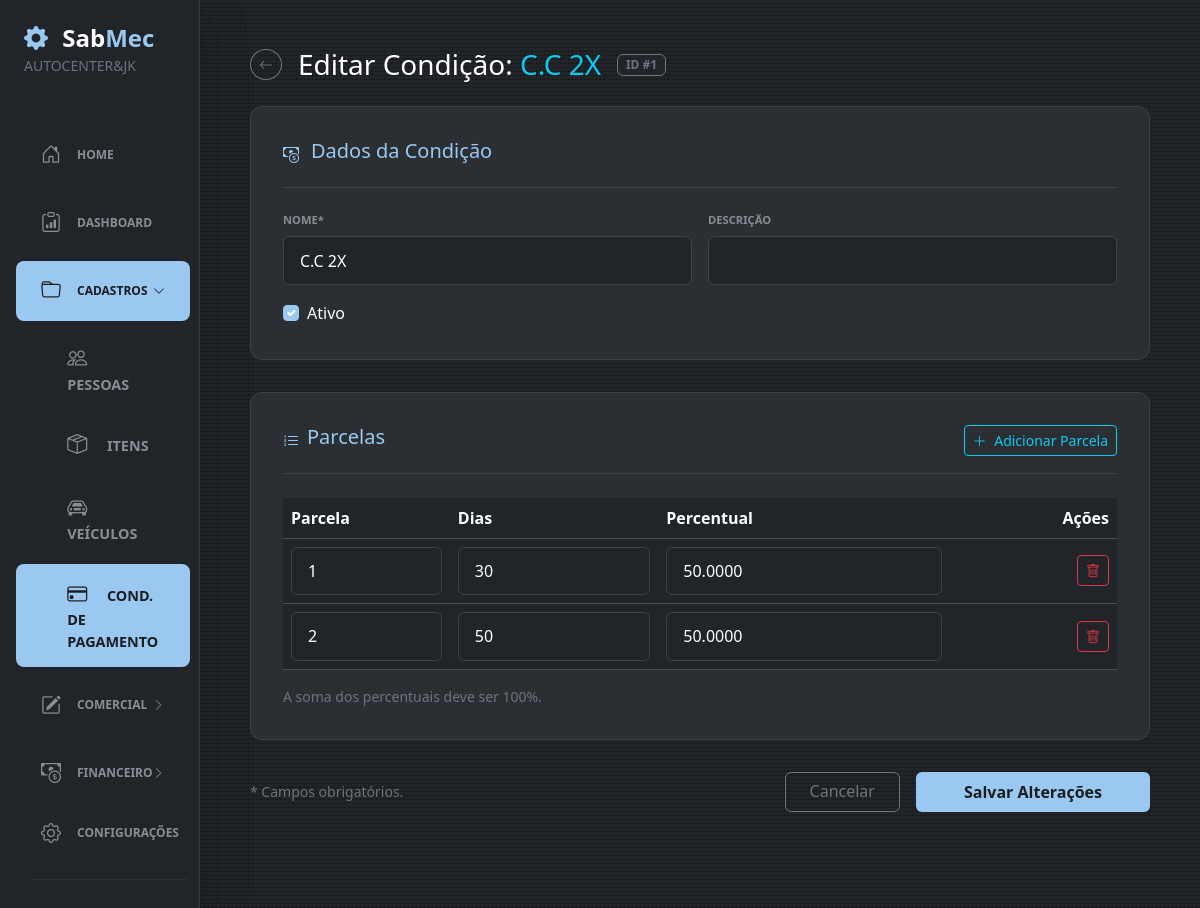
The page /condicao/1/editar (signed in) on the database its author committed.
### sabmec/models/pessoas.py (models this page shows)
class Pessoa(db.Model):
    __tablename__ = "pessoas"
    id = db.Column(db.Integer, primary_key=True)
    nome = db.Column(db.String(150), nullable=False)
    nome_fantasia = db.Column(db.String(150))
    documento_fiscal = db.Column(db.String)
    ie_rg = db.Column(db.String)
    entidade = db.Column(db.Enum('PF', 'PJ', name='entidade_enum'), nullable=False)
    ativo = db.Column(db.Boolean, default=True)
    eh_cliente = db.Column(db.Boolean)
    eh_usuario = db.Column(db.Boolean)
    eh_fornecedor = db.Column(db.Boolean)
    cliente = db.relationship("PessoaCliente", back_populates="pessoa", uselist=False)
    contatos = db.relationship("PessoaContato", back_populates="pessoa", cascade="all, delete-orphan")
    usuario = db.relationship("PessoaUsuario", back_populates="pessoa", uselist=False)
    fornecedor = db.relationship("PessoaFornecedor", back_populates="pessoa", uselist=False)
    enderecos = db.relationship("PessoaEndereco", back_populates="pessoa", cascade="all, delete-orphan")
    veiculos = db.relationship(
    "Veiculo",
    back_populates="pessoa",
    cascade="all, delete-orphan",
    )
    filial = db.relationship("PessoaFilial", back_populates="pessoa", uselist=False)

### sabmec/models/cond_forma_pgto.py (models this page shows)
class CondicaoPagamento(db.Model):
    __tablename__ = "condicoes_pagamento"
    id = db.Column(db.Integer, primary_key=True)
    nome = db.Column(db.String(80), nullable=False)
    forma_pagamento_id = db.Column(db.Integer, db.ForeignKey("formas_pagamento.id"), nullable=False)
    a_vista = db.Column(db.Boolean, default=False)
    ativo = db.Column(db.Boolean, default=True)
    forma_pagamento = db.relationship("FormaPagamento", back_populates="condicoes")
    parcelas = db.relationship(
        "CondicaoPagamentoParcela",
        back_populates="condicao",
        cascade="all, delete-orphan",
        order_by="CondicaoPagamentoParcela.numero",
    )

class CondicaoPagamentoParcela(db.Model):
    __tablename__ = "condicoes_pagamento_parcela"
    id = db.Column(db.Integer, primary_key=True)
    condicao_id = db.Column(db.Integer, db.ForeignKey("condicoes_pagamento.id"), nullable=False)
    numero = db.Column(db.Integer, nullable=False)
    dias = db.Column(db.Integer, default=0)
    percentual = db.Column(db.Numeric(10, 4), nullable=False)
    condicao = db.relationship("CondicaoPagamento", back_populates="parcelas")

### sabmec/routes/cadastros/condicao_pagamento_editar.py (the view, shortened to what this page needs)
@condicao_pgto_bp.route("/condicao/<int:id>/editar", methods=["GET", "POST"])
@login_required
def condicoes_pagamento_editar(id):
    condicao = CondicaoPagamento.query.get_or_404(id)
    return renderizar_edicao(condicao)

### sabmec/templates/cadastros/condicao_pgto_editar.html (shortened to what this page needs)
{% extends 'bases/base.html' %}
{% block body %}
<div class="container-fluid py-5 px-4">
    <div class="content-wrapper">
        <div class="d-flex align-items-center gap-3 mb-4">
            <a href="{{ url_for('condicao.condicao_pgto') }}" class="btn btn-outline-secondary btn-sm rounded-circle">
                <i class="bi bi-arrow-left"></i>
            </a>
            <h3 class="text-white m-0">
                Editar Condição:
                <span class="text-info">{{ condicao.nome }}</span>
            </h3>
            <span class="badge bg-dark border border-secondary text-secondary">ID #{{ condicao.id }}</span>
        </div>
        <form method="POST" action="{{ url_for('condicao.condicoes_pagamento_editar', id=condicao.id) }}" novalidate>
            <div class="form-card">
                <div class="card-header-custom">
                    <i class="bi bi-cash-coin"></i>
                    <h5>Dados da Condição</h5>
                </div>
                <div class="row g-3">
                    <div class="col-md-6">
                        <label class="form-label-custom">Nome*</label>
                        <input type="text" name="nome" class="form-control form-control-sabmec" value="{{ condicao.nome or '' }}">
                    </div>
                    <div class="col-md-6">
                        <label class="form-label-custom">Descrição</label>
                        <input type="text" name="descricao" class="form-control form-control-sabmec" value="{{ condicao.descricao or '' }}">
                    </div>
                    <div class="col-md-12">
                        <div class="form-check">
                            <input class="form-check-input" type="checkbox" name="ativo" id="ativo" {% if condicao.ativo %}checked{% endif %}>
                            <label class="form-check-label text-white" for="ativo">Ativo</label>
                        </div>
                    </div>
                </div>
            </div>
            <div class="form-card mt-4">
                <div class="card-header-custom d-flex justify-content-between align-items-center">
                    <div class="d-flex align-items-center gap-2">
                        <i class="bi bi-list-ol"></i>
                        <h5>Parcelas</h5>
                    </div>
                    <button type="button" class="btn btn-sm btn-outline-info" onclick="adicionarParcela()">
                        <i class="bi bi-plus-lg me-1"></i> Adicionar Parcela
                    </button>
                </div>
                <div class="table-responsive">
                    <table class="table table-dark table-hover align-middle">
                        <thead>
                            <tr>
                                <th style="width: 20%;">Parcela</th>
                                <th style="width: 25%;">Dias</th>
                                <th style="width: 35%;">Percentual</th>
                                <th class="text-end" style="width: 20%;">Ações</th>
                            </tr>
                        </thead>
                        <tbody id="parcelasTabela">
                            {% for parcela in condicao.parcelas %}
                                <tr>
                                    <td>
                                        <input type="number" name="parcela_numero[]" class="form-control form-control-sabmec" value="{{ parcela.numero }}">
                                    </td>
                                    <td>
                                        <input type="number" name="parcela_dias[]" class="form-control form-control-sabmec" value="{{ parcela.dias }}">
                                    </td>
                                    <td>
                                        <input type="text" name="parcela_percentual[]" class="form-control form-control-sabmec" inputmode="decimal" value="{{ parcela.percentual }}">
                                    </td>
                                    <td class="text-end">
                                        <button type="button" class="btn btn-sm btn-outline-danger" onclick="removerParcela(this)">
                                            <i class="bi bi-trash"></i>
                                        </button>
                                    </td>
                                </tr>
                            {% endfor %}
                        </tbody>
                    </table>
                </div>
                <p class="text-secondary small mb-0">
                    A soma dos percentuais deve ser 100%.
                </p>
            </div>
            <div class="d-flex justify-content-between align-items-center mt-4 mb-5">
                <p class="text-secondary small m-0">* Campos obrigatórios.</p>
                <div class="d-flex gap-3">
                    <a href="{{ url_for('condicao.condicao_pgto') }}" class="btn btn-outline-secondary px-4">
                        Cancelar
                    </a>
                    <button type="submit" class="btn px-5 py-2 fw-bold" style="background-color: #9bc8f1; color: #1a1d20; border: none; border-radius: 6px;">
                        Salvar Alterações
                    </button>
                </div>
            </div>
        </form>
    </div>
</div>
{% endblock %}

### sabmec/templates/bars/sidebar.html (shortened to what this page needs)
{% set endpoint = request.endpoint or '' %}
{% set cadastros_aberto =
    endpoint.startswith('pessoas.') or
    endpoint.startswith('itens.') or
    endpoint.startswith('veiculos.') or
    endpoint.startswith('condicao.')
%}
{% set comercial_aberto =
    endpoint.startswith('os.') or
    endpoint.startswith('agendamentos.') or
    endpoint.startswith('compras.')
%}
{% set financeiro_aberto =
    endpoint.startswith('contas_receber.') or
    endpoint.startswith('contas_pagar.')
%}
<nav id="sidebarMenu" class="offcanvas-md offcanvas-start col-md-3 col-lg-2 bg-dark border-end border-secondary border-opacity-25 p-0 shadow-lg d-md-flex flex-column overflow-y-auto" tabindex="-1" aria-labelledby="sidebarMenuLabel">
    <div class="pt-4 flex-grow-1">
        <div class="px-4 mb-5 d-none d-md-block">
            <h4 class="fw-bold m-0 text-white">
                <i class="bi bi-gear-fill text-sabmec me-2"></i>
                Sab<span class="text-sabmec">Mec</span>
            </h4>
            <span class="text-secondary small fw-light">
                {{ empresa_sidebar.nome_fantasia or empresa_sidebar.nome if empresa_sidebar else 'Sem Empresa' }}
            </span>
        </div>
        <div class="px-3">
            <ul class="nav flex-column gap-2">
                <li class="nav-item">
                    <a class="nav-link rounded-3 py-2 px-3 d-flex align-items-center {{ 'bg-sabmec-active' if endpoint == 'main.home' else 'text-secondary hover-sidebar' }}"
                       href="{{ url_for('main.home') }}">
                        <i class="bi bi-house-door me-3 fs-5"></i>
                        <span>Home</span>
                    </a>
                </li>
                <li class="nav-item">
                    <a class="nav-link rounded-3 py-2 px-3 d-flex align-items-center {{ 'bg-sabmec-active' if endpoint == 'main.dashboard' else 'text-secondary hover-sidebar' }}"
                       href="{{ url_for('main.dashboard') }}">
                        <i class="bi bi-clipboard-data me-3 fs-5"></i>
                        <span>Dashboard</span>
                    </a>
                </li>
                <li class="nav-item">
                    <a class="nav-link rounded-3 py-2 px-3 d-flex align-items-center justify-content-between {{ 'bg-sabmec-active' if cadastros_aberto else 'text-secondary hover-sidebar' }}"
                       data-bs-toggle="collapse"
                       href="#menuCadastros"
                       role="button"
                       aria-expanded="{{ 'true' if cadastros_aberto else 'false' }}"
                       aria-controls="menuCadastros">
                        <span class="d-flex align-items-center">
                            <i class="bi bi-folder me-3 fs-5"></i>
                            <span>Cadastros</span>
                        </span>
                        <i class="bi bi-chevron-right sidebar-chevron"></i>
                    </a>
                    <div class="collapse {{ 'show' if cadastros_aberto else '' }}"
                         id="menuCadastros">
                        <ul class="nav flex-column mt-2 gap-1">
                            <li class="nav-item">
                                <a class="nav-link rounded-3 py-2 submenu-link {{ 'bg-sabmec-active' if endpoint.startswith('pessoas.') else 'text-secondary hover-sidebar' }}"
                                   href="{{ url_for('pessoas.pessoas') }}">
                                    <i class="bi bi-people me-3 fs-5"></i>
                                    Pessoas
                                </a>
                            </li>
                            <li class="nav-item">
                                <a class="nav-link rounded-3 py-2 submenu-link {{ 'bg-sabmec-active' if endpoint.startswith('itens.') else 'text-secondary hover-sidebar' }}"
                                   href="{{ url_for('itens.itens') }}">
                                    <i class="bi bi-box-seam me-3 fs-5"></i>
                                    Itens
                                </a>
                            </li>
                            <li class="nav-item">
                                <a class="nav-link rounded-3 py-2 submenu-link {{ 'bg-sabmec-active' if endpoint.startswith('veiculos.') else 'text-secondary hover-sidebar' }}"
                                   href="{{ url_for('veiculos.veiculos') }}">
                                    <i class="bi bi-car-front me-3 fs-5"></i>
                                    Veículos
                                </a>
                            </li>
                            <li class="nav-item">
                                <a class="nav-link rounded-3 py-2 submenu-link {{ 'bg-sabmec-active' if endpoint.startswith('condicao.') else 'text-secondary hover-sidebar' }}"
                                   href="{{ url_for('condicao.condicao_pgto') }}">
                                    <i class="bi bi-credit-card me-3 fs-5"></i>
                                    Cond. de Pagamento
                                </a>
                            </li>
                        </ul>
                    </div>
                </li>
                <li class="nav-item">
                    <a class="nav-link rounded-3 py-2 px-3 d-flex align-items-center justify-content-between {{ 'bg-sabmec-active' if comercial_aberto else 'text-secondary hover-sidebar' }}"
                       data-bs-toggle="collapse"
                       href="#menuComercial"
                       role="button"
                       aria-expanded="{{ 'true' if comercial_aberto else 'false' }}"
                       aria-controls="menuComercial">
                        <span class="d-flex align-items-center">
                            <i class="bi bi-pencil-square me-3 fs-5"></i>
                            <span>Comercial</span>
                        </span>
                        <i class="bi bi-chevron-right sidebar-chevron"></i>
                    </a>
                </li>
                <li class="nav-item">
                    <a class="nav-link rounded-3 py-2 px-3 d-flex align-items-center justify-content-between {{ 'bg-sabmec-active' if financeiro_aberto else 'text-secondary hover-sidebar' }}"
                       data-bs-toggle="collapse"
                       href="#menuFinanceiro"
                       role="button"
                       aria-expanded="{{ 'true' if financeiro_aberto else 'false' }}"
                       aria-controls="menuFinanceiro">
                        <span class="d-flex align-items-center">
                            <i class="bi bi-cash-coin me-3 fs-5"></i>
                            <span>Financeiro</span>
                        </span>
                        <i class="bi bi-chevron-right sidebar-chevron"></i>
                    </a>
                </li>
            </ul>
        </div>
    </div>
    <div class="px-3 pb-4 mt-auto">
        <ul class="nav flex-column gap-2">
            <li class="nav-item">
                <a class="nav-link text-secondary rounded-3 py-2 px-3 d-flex align-items-center hover-sidebar"
                   href="{{ url_for('configuracoes.configuracoes') }}">
                    <i class="bi bi-gear me-3 fs-5"></i>
                    <span>Configurações</span>
                </a>
            </li>
            <li class="my-2 px-3">
                <hr class="border-secondary border-opacity-50 m-0">
            </li>
            <li class="nav-item">
                <a class="nav-link text-danger-emphasis rounded-3 py-2 px-3 d-flex align-items-center hover-danger"
                   href="{{ url_for('auth.logout') }}">
                </a>
            </li>
        </ul>
    </div>
</nav>

### rows shown on the page
Pessoa: nome_fantasia "AUTOCENTER&JK"
CondicaoPagamento: nome "C.C 2X", id "1", ativo "☑"
CondicaoPagamentoParcela: numero "1", dias "30", percentual "50.0000"
CondicaoPagamentoParcela: numero "2", dias "50", percentual "50.0000"
